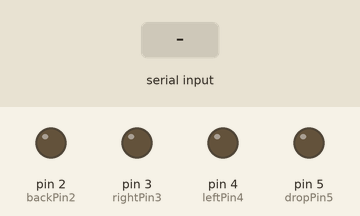
This sketch was run on a simulated Arduino Uno, built with avr-gcc and run on an emulated ATmega328P. Parts: output pins drawn as LEDs (lit = HIGH). Inputs (shaded band) come from the test bench.

Above: at 1.2 s.
1.3 s: "2" received over Serial
At 1.9 s:
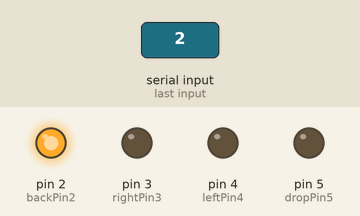
2.8 s: "3" received over Serial
At 4.0 s:
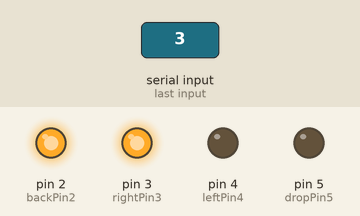
4.3 s: "4" received over Serial
At 5.4 s:
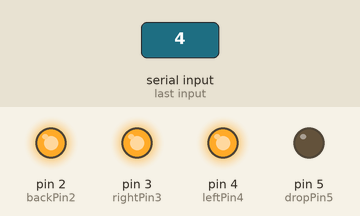
5.8 s: "5" received over Serial
At 6.5 s:
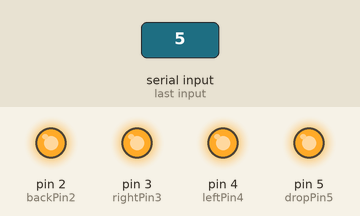
7.3 s: "0" received over Serial
At 7.6 s:
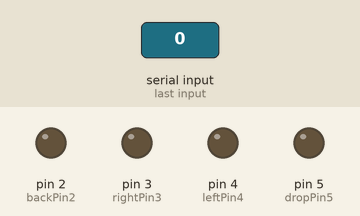
8.8 s: "3" received over Serial
At 10.0 s:
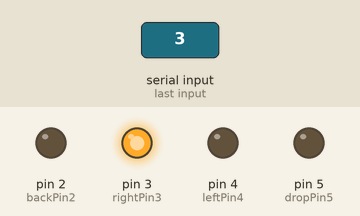
Timing chart, 0 to 11.3 s (numbered marks = the images above; inputs shaded):
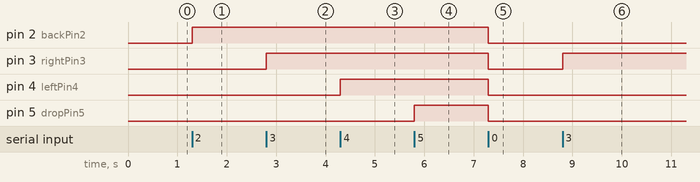

Measured:
- after the input at 1.3 s, pin 2 (backPin2): LOW → HIGH at once
- after the input at 2.8 s, pin 3 (rightPin3): LOW → HIGH at once
- after the input at 4.3 s, pin 4 (leftPin4): LOW → HIGH at once
- after the input at 5.8 s, pin 5 (dropPin5): LOW → HIGH at once
- after the input at 7.3 s, pin 2 (backPin2), pin 3 (rightPin3), pin 4 (leftPin4), pin 5 (dropPin5): HIGH → LOW at once
- after the input at 8.8 s, pin 3 (rightPin3): LOW → HIGH at once

The sketch:

MCU.ino
```cpp
const int coinPin =0;
const int fwdPin1 =1;
const int backPin2 =2;
const int rightPin3 =3;
const int leftPin4 =4;
const int dropPin5 =5;
void setup() {
  // put your setup code here, to run once:
pinMode(coinPin, OUTPUT);
pinMode(fwdPin1, OUTPUT);
pinMode(backPin2, OUTPUT);
pinMode(rightPin3, OUTPUT);
pinMode(leftPin4, OUTPUT);
pinMode(dropPin5, OUTPUT);
Serial.begin(115200);
}

void loop() {
  // put your main code here, to run repeatedly:
if(Serial.available()) {
  char input = Serial.read();
  if (input == '0') {
    digitalWrite(coinPin, LOW);
    digitalWrite(fwdPin1, LOW);
    digitalWrite(backPin2, LOW);
    digitalWrite(rightPin3, LOW);
    digitalWrite(leftPin4, LOW);
    digitalWrite(dropPin5, LOW);
  };
  if (input == '1') digitalWrite(fwdPin1, HIGH);
  if (input == '2') digitalWrite(backPin2, HIGH);
  if (input == '3') digitalWrite(rightPin3, HIGH);
  if (input == '4') digitalWrite(leftPin4, HIGH);
  if (input == '5') digitalWrite(dropPin5, HIGH);
  if (input == '6') digitalWrite(coinPin, HIGH);
}
}
```
